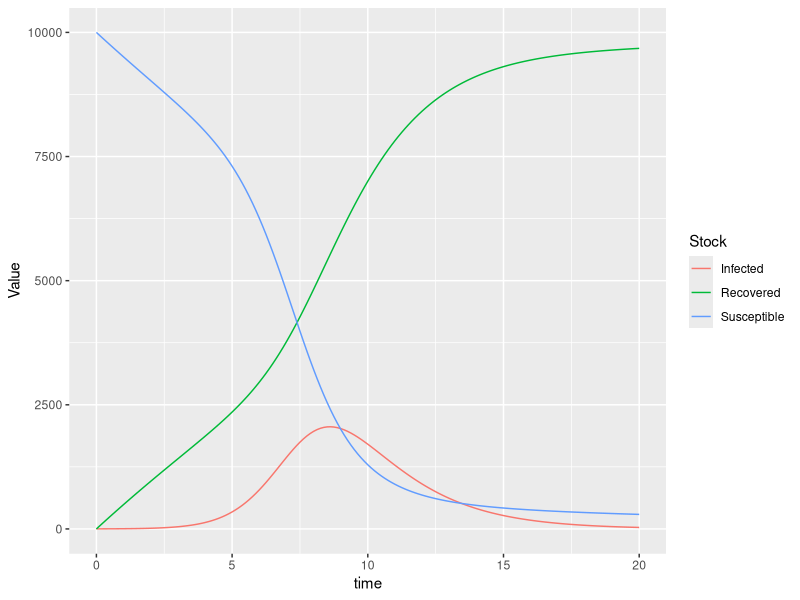

R code for this plot:
###########################################
# Translation of Vensim file.
# Date created: 2017-10-27 13:39:51
###########################################
library(deSolve)
library(ggplot2)
library(tidyr)
#Displaying the simulation run parameters
START_TIME <- 0.000000
FINISH_TIME <- 20.000000
TIME_STEP <- 0.125000
#Setting aux param to NULL
auxs<-NULL

#Generating the simulation time vector
simtime<-seq(0.000000,20.000000,by=0.125000)
# Writing global variables (stocks and dependent auxs)
InitInfected = 1
stocks <-c( Infected = InitInfected , Recovered = 0 , Susceptible = 9999 )
# This is the model function called from ode
model <- function(time, stocks, auxs){
  with(as.list(c(stocks, auxs)),{
    EffectiveContactRate <- 2
    TotalPopulation <- 10000
    Beta <- EffectiveContactRate/TotalPopulation
    Delay <- 2
    Lambda <- Beta*Infected
    IR <- Lambda*Susceptible
    RR <- Infected/Delay
    VF <- 0.05
    VR <- Susceptible*VF
    d_DT_Infected  <- IR-RR
    d_DT_Recovered  <- RR+VR
    d_DT_Susceptible  <- -IR-VR
    return (list(c(d_DT_Infected,d_DT_Recovered,d_DT_Susceptible)))
  })
}
# Function call to run simulation
o<-data.frame(ode(y=stocks,times=simtime,func=model,parms=auxs,method='euler'))
to<-gather(o,key=Stock,value=Value,2:ncol(o))
ggplot(data=to)+geom_line(aes(x=time,y=Value,colour=Stock))
#----------------------------------------------------
# Original text file exported from Vensim
#  Init Infected = 1
#  Infected = INTEG( IR - RR , Init Infected ) 
#  Recovered = INTEG( RR + VR , 0) 
#  Susceptible = INTEG( - IR - VR , 9999) 
#  Effective Contact Rate = 2
#  Total Population = 10000
#  Beta = Effective Contact Rate / Total Population 
#  Delay = 2
#  FINAL TIME = 20
#  INITIAL TIME = 0
#  Lambda = Beta * Infected 
#  IR = Lambda * Susceptible 
#  RR = Infected / Delay 
#  TIME STEP = 0.125
#  SAVEPER = TIME STEP 
#  VF = 0.05
#  VR = Susceptible * VF 
#----------------------------------------------------
